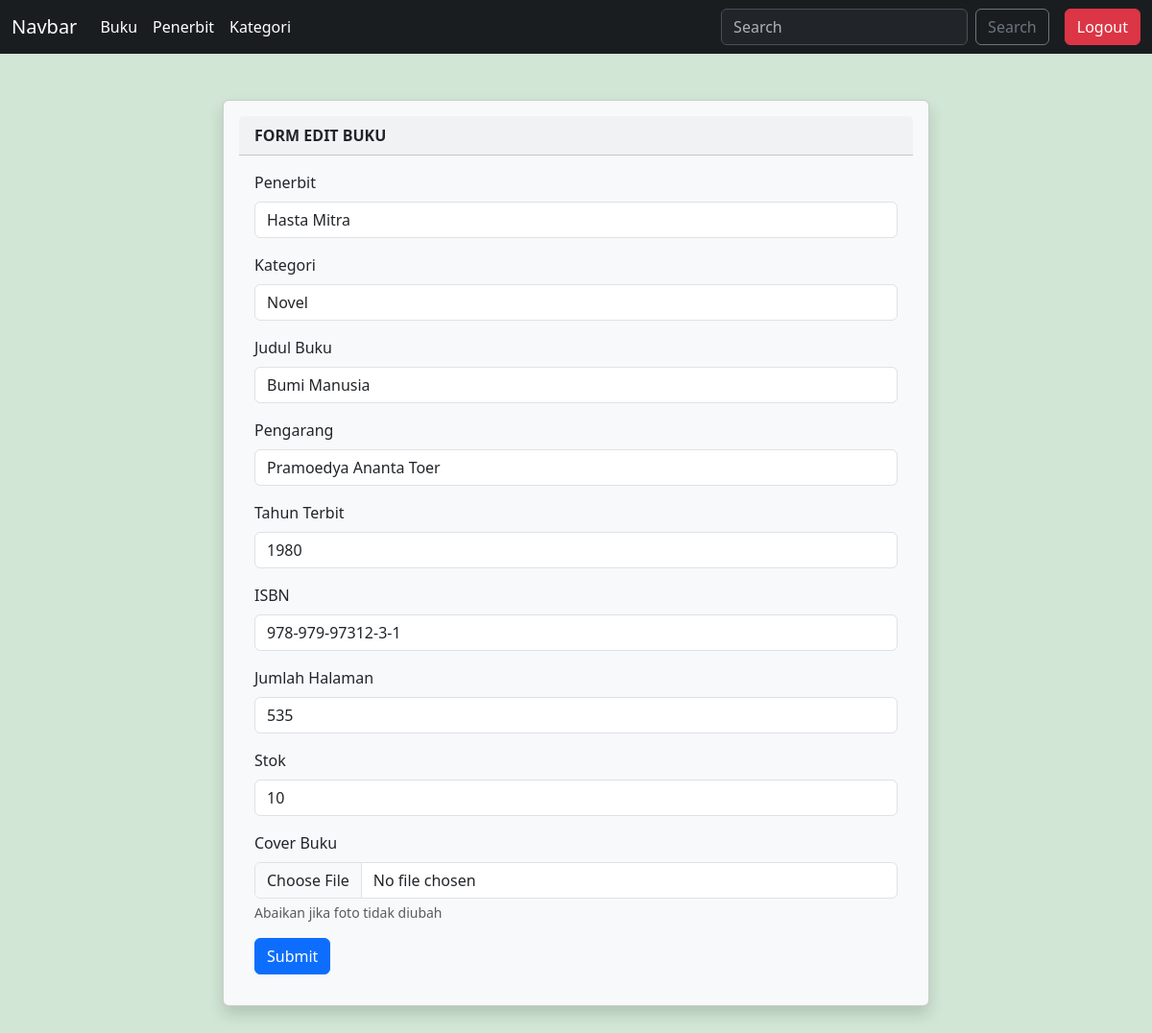
The page /buku/formedit.php?id=1 on the database its author committed.
### tables this page shows
CREATE TABLE `buku` (
  `id_buku` int(11) NOT NULL,
  `id_penerbit` int(11) NOT NULL,
  `id_ktg` int(11) NOT NULL,
  `jdl_buku` varchar(100) NOT NULL,
  `pengarang` varchar(100) NOT NULL,
  `thn_terbit` year(4) NOT NULL,
  `isbn` varchar(100) NOT NULL,
  `jml_hal` int(250) NOT NULL,
  `stok` int(250) NOT NULL,
  `cover_buku` varchar(100) NOT NULL DEFAULT 'default.jpg'
);

CREATE TABLE `penerbit` (
  `id` int(11) NOT NULL,
  `nm_penerbit` varchar(100) NOT NULL,
  `al_penerbit` varchar(100) NOT NULL
);

CREATE TABLE `kategori` (
  `id` int(11) NOT NULL,
  `nm_ktg` varchar(100) NOT NULL
);

### buku/formedit.php (the view, shortened to what this page needs)
<?php
include_once("../koneksi.php");
$idedit = $_GET['id'];
$qry = "SELECT * FROM buku WHERE id_buku='$idedit'";
$edit = mysqli_query($koneksi,$qry);
$data = mysqli_fetch_array($edit);
?>
<!DOCTYPE html>
<html lang="en">
<head>
    <link href="https://cdn.jsdelivr.net/npm/bootstrap@5.3.8/dist/css/bootstrap.min.css" rel="stylesheet"
>
</head>
<body style="background-color:#d1e6d4">
    <?php
    include_once("../navbar.php");
    ?>
    <div class="container">
        <div class="row my-5">
            <div class="col-8 m-auto">
                <div class="card shadow p-3 mb-5 bg-body-tertiary rounded">
                    <div class="card-header">
                        <b>FORM EDIT BUKU</b>
                    </div>
                    <div class="card-body">
                        <form action="proses_edit.php" method="POST" enctype="multipart/form-data">
                            <div class="mb-3">
                                <label for="exampleInputEmail1" class="form-label">Penerbit</label>
                                <select class="form-control" name="pnb" id="">
                                    <?php
                                     include_once("../koneksi.php");
                                     $qry_pnb = "SELECT * FROM penerbit";
                                     $data_pnb = mysqli_query($koneksi,$qry_pnb);
                                     foreach($data_pnb as $item_pnb){
                                    ?>
                                    <option <?php echo $data['id_penerbit']==$item_pnb['id'] ? 'selected' : '' ?> value="<?= $item_pnb['id'] ?>"> <?= $item_pnb['nm_penerbit'] ?></option>
                                    <?php
                                    }
                                    ?>
                                </select>
                            </div>
                            <div class="mb-3">
                                <label for="exampleInputEmail1" class="form-label">Kategori</label>
                                <select class="form-control" name="ktg" id="">
                                    <?php
                                        include_once('../koneksi.php');
                                        $qry_ktg = "SELECT * FROM kategori";
                                        $data_ktg = mysqli_query($koneksi,$qry_ktg);
                                        foreach($data_ktg as $item_ktg){
                                    ?>
                                    <option <?php echo $data['id_ktg'] == $item_ktg['id'] ? 'selected' : '' ?> value="<?=$item_ktg['id']?>"><?=$item_ktg['nm_ktg']?></option>
                                    <?php
                                        }
                                    ?>
                                </select>
                            </div>
                            <div class="mb-3">
                                <label for="exampleInputEmail1" class="form-label">Judul Buku</label>
                                <input value="<?=$data['jdl_buku']?>" name="jdl_buku" type="text" class="form-control" id="exampleInputEmail1"
                                    aria-describedby="emailHelp">
                            </div>
                            <div class="mb-3">
                                <label for="exampleInputEmail1" class="form-label">Pengarang</label>
                                <input value="<?=$data['pengarang']?>" name="pengarang" type="text" class="form-control" id="exampleInputEmail1"
                                    aria-describedby="emailHelp">
                            </div>
                            <div class="mb-3">
                                <label for="exampleInputEmail1" class="form-label">Tahun Terbit</label>
                                <input value="<?=$data['thn_terbit']?>" name="thn_terbit" type="text" class="form-control" id="exampleInputEmail1"
                                    aria-describedby="emailHelp">
                            </div>
                            <div class="mb-3">
                                <label for="exampleInputEmail1" class="form-label">ISBN</label>
                                <input value="<?=$data['isbn']?>" name="isbn" type="text" class="form-control" id="exampleInputEmail1"
                                    aria-describedby="emailHelp">
                            </div>
                            <div class="mb-3">
                                <label for="exampleInputEmail1" class="form-label">Jumlah Halaman</label>
                                <input value="<?=$data['jml_hal']?>" name="jml_hal" type="text" class="form-control" id="exampleInputEmail1"
                                    aria-describedby="emailHelp">
                            </div>
                            <div class="mb-3">
                                <label for="exampleInputEmail1" class="form-label">Stok</label>
                                <input value="<?=$data['stok']?>" name="stok" type="text" class="form-control" id="exampleInputEmail1"
                                    aria-describedby="emailHelp">
                            </div>
                            <div class="mb-3">
                                <label for="exampleInputEmail1" class="form-label">Cover Buku</label>
                                <input name="cover_buku" type="file" accept=".jpg,.jpeg,.png" class="form-control" id="exampleInputEmail1"
                                    aria-describedby="emailHelp">
                                <div id="emailHelp" class="form-text">Abaikan jika foto tidak diubah</div>
                            </div>
                            <button type="submit" class="btn btn-primary">Submit</button>
                        </form>
                    </div>
                </div>
            </div>
        </div>
    </div>
</body>
</html>

### rows shown on the page
buku: pnb "Hasta Mitra", ktg "Novel", jdl_buku "Bumi Manusia", pengarang "Pramoedya Ananta Toer", thn_terbit "1980", isbn "978-979-97312-3-1", jml_hal "535", stok "10"
